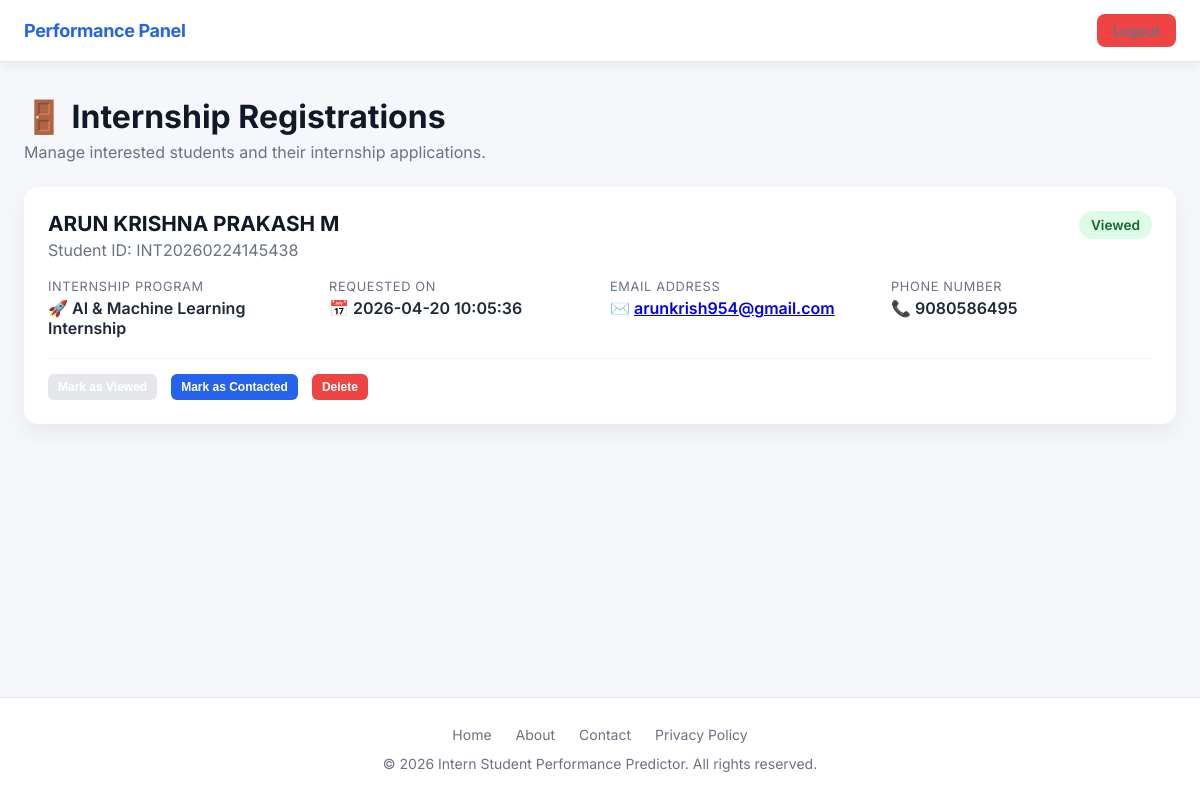
The page /admin/internship-registrations (signed in) on the database its author committed.
### tables this page shows
CREATE TABLE internship_registrations (
            id INTEGER PRIMARY KEY AUTOINCREMENT,
            student_id INTEGER NOT NULL,
            course_id INTEGER NOT NULL,
            registered_at TEXT NOT NULL,
            status TEXT DEFAULT 'Pending' CHECK(status IN ('Pending', 'Viewed', 'Contacted')),
            FOREIGN KEY (student_id) REFERENCES students(id),
            FOREIGN KEY (course_id) REFERENCES courses(id)
        );

CREATE TABLE students (
        id INTEGER PRIMARY KEY AUTOINCREMENT,
        unique_student_id TEXT UNIQUE NOT NULL,
        name TEXT NOT NULL,
        email TEXT UNIQUE NOT NULL,
        course_id INTEGER,
        user_id INTEGER UNIQUE,

        -- NEW FIELDS
        internship_type TEXT,
        joining_date TEXT,
        ending_date TEXT,
        college_name TEXT,
        department TEXT, phone_number TEXT, profile_pic TEXT, gender TEXT, dob TEXT, address TEXT, linkedin_url TEXT, github_url TEXT,

        FOREIGN KEY (course_id) REFERENCES courses(id),
        FOREIGN KEY (user_id) REFERENCES users(id)
    );

CREATE TABLE courses (
            id INTEGER PRIMARY KEY AUTOINCREMENT,
            name TEXT UNIQUE NOT NULL,
            total_expected_tasks INTEGER DEFAULT 10 -- New: For course completion calculation
        , description TEXT, duration TEXT);

### admin_routes.py (the view)
@admin_bp.route("/internship-registrations", endpoint="internship_registrations")
def internship_registrations():
    if not is_admin_logged_in():
        return redirect(url_for("auth.login"))
    conn = sqlite3.connect(DATABASE)
    cursor = conn.cursor()
    cursor.execute(
        """
        SELECT ir.id, s.name, s.unique_student_id, c.name, ir.registered_at, ir.status, s.email, s.phone_number
        FROM internship_registrations ir
        JOIN students s ON ir.student_id = s.id
        JOIN courses c ON ir.course_id = c.id
        ORDER BY ir.registered_at DESC
        """
    )
    registrations = cursor.fetchall()
    conn.close()
    return render_template(
        "admin_internship_registrations.html",
        username=session["username"],
        registrations=registrations
    )

### admin_routes.py (called while the page is built, shortened)
@admin_bp.app_context_processor
def inject_pending_counts():
    if not session.get("logged_in") or session.get("role") != "admin":
        return dict(pending_counts={})

### database.py (called while the page is built)
def is_admin_logged_in() -> bool:
    return session.get("role") == "admin"

### templates/admin_internship_registrations.html (shortened to what this page needs)
{% extends "base.html" %}
{% block content %}
<div class="page-header">
    <h1>🚪 Internship Registrations</h1>
    <p class="subtitle">Manage interested students and their internship applications.</p>
</div>
{% if registrations %}
{% for reg in registrations %}
<div class="registration-card">
    <div style="display: flex; justify-content: space-between; align-items: start;">
        <div>
            <h3 style="margin: 0; font-size: 1.3em; color: #111827;">{{ reg[1] }}</h3>
            <p style="color: #6b7280; margin: 4px 0;">Student ID: {{ reg[2] }}</p>
        </div>
        <span class="status-badge status-{{ reg[5]|lower }}">
            {{ reg[5] }}
        </span>
    </div>
    <div class="reg-info">
        <div class="info-item">
            <label>Internship Program</label>
            <span>🚀 {{ reg[3] }}</span>
        </div>
        <div class="info-item">
            <label>Requested On</label>
            <span>📅 {{ reg[4] }}</span>
        </div>
        <div class="info-item">
            <label>Email Address</label>
            <span>✉️ <a href="mailto:{{ reg[6] }}">{{ reg[6] }}</a></span>
        </div>
        <div class="info-item">
            <label>Phone Number</label>
            <span>📞 {{ reg[7] if reg[7] else 'Not provided' }}</span>
        </div>
    </div>
    <div class="reg-actions">
        <form action="{{ url_for('admin.handle_internship_registration', reg_id=reg[0]) }}" method="POST"
            class="replace-history">
            <button type="submit" class="btn btn-secondary btn-sm" {% if reg[5]=='Viewed' %}disabled{% endif %}>
                Mark as Viewed
            </button>
        </form>
        <form action="{{ url_for('admin.handle_internship_registration', reg_id=reg[0]) }}" method="POST"
            class="replace-history">
            <button type="submit" class="btn btn-primary btn-sm" {% if reg[5]=='Contacted' %}disabled{% endif %}>
                Mark as Contacted
            </button>
        </form>
        <form action="{{ url_for('admin.handle_internship_registration', reg_id=reg[0]) }}" method="POST"
            class="replace-history" onsubmit="return confirm('Delete this record?');">
            <button type="submit" class="btn btn-danger btn-sm">
                Delete
            </button>
        </form>
    </div>
</div>
{% endfor %}
{% else %}
<div class="card" style="text-align: center; padding: 40px;">
    <div style="font-size: 48px; margin-bottom: 20px;">📭</div>
    <h3>No Registrations Yet</h3>
    <p class="text-muted">When students register for internships, they will appear here.</p>
</div>
{% endif %}
{% endblock %}

### static/css/style.css (style rules this page uses)
:root { --bg-main: #f5f7fb; --bg-secondary: #ffffff; --card-bg: #ffffff; --border-color: #e5e7eb; --text-primary: #111827; --text-secondary: #6b7280; --primary: #2563eb; --primary-light: #3b82f6; --success: #10b981; --warning: #f59e0b; --danger: #ef4444; --purple: #8b5cf6; --teal: #14b8a6; --pink: #ec4899; --gray: #9ca3af; --radius-sm: 8px; --radius-md: 14px; --radius-lg: 20px; --shadow-sm: 0 4px 12px rgba(0, 0, 0, 0.06); --shadow-md: 0 10px 30px rgba(0, 0, 0, 0.08); --font-main: 'Inter', system-ui, sans-serif; }
* { margin: 0; padding: 0; box-sizing: border-box; }
body { font-family: var(--font-main); background: var(--bg-main); color: var(--text-primary); min-height: 100vh; display: flex; flex-direction: column; }
.btn { display: inline-flex; align-items: center; justify-content: center; padding: 10px 18px; border-radius: var(--radius-sm); font-size: 14px; font-weight: 600; text-decoration: none; border: none; cursor: pointer; transition: background 0.2s, transform 0.05s; }
.btn-primary { background: var(--primary); color: #fff; }
.btn-danger { background: var(--danger); color: #fff; }
.btn-secondary { background: #e5e7eb; color: var(--text-primary); }
.subtitle { margin-top: 6px; color: var(--text-secondary); }
.btn-sm { padding: 4px 10px; border-radius: 6px; color: white; font-size: 12px; text-decoration: none; margin-right: 4px; }
.page-header { margin-bottom: 25px; }
.btn-secondary { background: #e5e7eb; color: #111827; padding: 10px 16px; border-radius: 8px; text-decoration: none; font-weight: 600; }
.btn-sm { padding: 5px 10px; border-radius: 6px; font-size: 12px; font-weight: 600; text-decoration: none; color: #fff; }
.btn-sm { padding: 6px 10px; border-radius: 6px; font-size: 12px; border: none; cursor: pointer; color: white; }

### templates/admin_internship_registrations.html (style rules this page uses)
.registration-card { background: #ffffff; padding: 24px; border-radius: 14px; box-shadow: 0 10px 25px rgba(0, 0, 0, 0.06); margin-bottom: 20px; }
.status-badge { padding: 6px 12px; border-radius: 20px; font-size: 0.85em; font-weight: 600; }
.status-viewed { background: #dcfce7; color: #166534; }
.reg-info { display: grid; grid-template-columns: repeat(auto-fit, minmax(200px, 1fr)); gap: 20px; margin-top: 15px; }
.info-item label { display: block; font-size: 0.8em; color: #6b7280; margin-bottom: 4px; text-transform: uppercase; letter-spacing: 0.05em; }
.info-item span { font-weight: 600; color: #1f2937; }
.reg-actions { display: flex; gap: 10px; margin-top: 20px; border-top: 1px solid #f3f4f6; padding-top: 15px; }

### rows shown on the page
internship_registrations: name "ARUN KRISHNA PRAKASH M", unique_student_id "INT20260224145438", status "Viewed", name "AI & Machine Learning Internship", registered_at "2026-04-20 10:05:36", email "arunkrish954@gmail.com", phone_number "9080586495"
